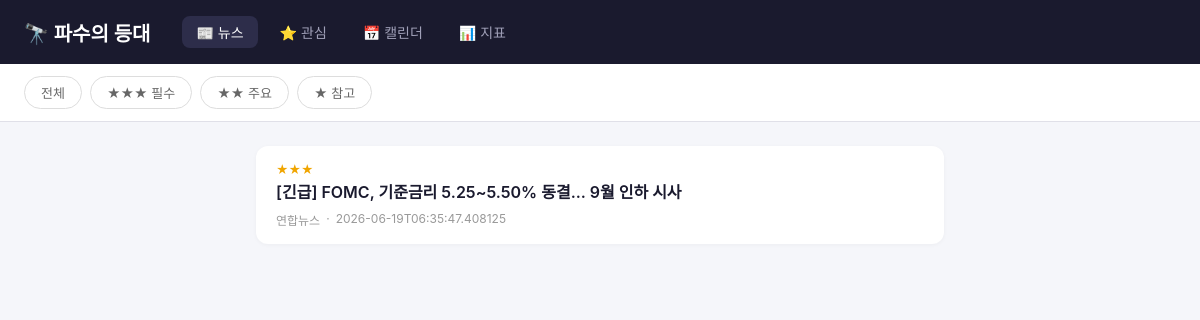
The page /?stars=3 on the database its author committed.
### tables this page shows
CREATE TABLE news (
                id INTEGER PRIMARY KEY AUTOINCREMENT,
                title TEXT NOT NULL,
                link TEXT UNIQUE,
                source TEXT,
                published_at TIMESTAMP,
                crawled_at TIMESTAMP DEFAULT CURRENT_TIMESTAMP,
                importance INTEGER DEFAULT 0,
                stars INTEGER DEFAULT 0,
                category TEXT
            );

### app.py (the view)
@app.route('/')
def index():
    stars = request.args.get('stars', 'all')
    ticker = request.args.get('ticker', '')
    db = get_db()
    query = 'SELECT * FROM news WHERE 1=1'
    params = []
    if stars != 'all':
        query += ' AND stars = ?'
        params.append(int(stars))
    if ticker:
        query += ' AND (title LIKE ? OR title LIKE ?)'
        params.extend([f'%{ticker}%', f'%{get_name(ticker)}%'])
    query += ' ORDER BY stars DESC, published_at DESC LIMIT 50'
    news_list = db.execute(query, params).fetchall()
    db.close()
    return render_template('index.html', news_list=news_list, current_stars=stars)

### models.py (called while the page is built)
def get_db():
    conn = sqlite3.connect(DB_PATH)
    conn.row_factory = sqlite3.Row
    return conn

### templates/index.html (shortened to what this page needs)
<!DOCTYPE html>
<html lang="ko">
<head>
    <link rel="stylesheet" href="/static/style.css">
</head>
<body>
    <nav class="topbar">
        <h1>🔭 파수의 등대</h1>
        <div class="tabs">
            <a href="/" class="active">📰 뉴스</a>
            <a href="/watchlist">⭐ 관심</a>
            <a href="/calendar">📅 캘린더</a>
            <a href="/dashboard">📊 지표</a>
        </div>
    </nav>
    <div class="filter-bar">
        <a href="/" class="{% if current_stars == 'all' %}active{% endif %}">전체</a>
        <a href="/?stars=3">★★★ 필수</a>
        <a href="/?stars=2">★★ 주요</a>
        <a href="/?stars=1">★ 참고</a>
    </div>
    <main class="feed">
        {% if news_list %}
            {% for news in news_list %}
            <article class="card">
                <div class="card-stars">
                    {% for i in range(news.stars) %}★{% endfor %}
                </div>
                <a href="{{ news.link }}" target="_blank" class="card-title">{{ news.title }}</a>
                <div class="card-meta">
                    <span class="source">{{ news.source or '미상' }}</span>
                    <span>·</span>
                    <span class="time">{{ news.published_at or '' }}</span>
                </div>
            </article>
            {% endfor %}
        {% else %}
            <div class="empty">
                <p>📭 아직 수집된 뉴스가 없습니다.</p>
                <p>뉴스 수집기가 곧 첫 데이터를 가져올 예정입니다.</p>
            </div>
        {% endif %}
    </main>
</body>
</html>

### static/style.css (style rules this page uses)
* { margin: 0; padding: 0; box-sizing: border-box; }
body { font-family: -apple-system, 'Segoe UI', sans-serif; background: #f5f6fa; color: #1a1a2e; }
.topbar { background: #1a1a2e; color: white; padding: 16px 24px; display: flex; align-items: center; gap: 32px; }
.topbar h1 { font-size: 20px; }
.tabs { display: flex; gap: 8px; }
.tabs a { color: #a0a0b8; text-decoration: none; padding: 6px 14px; border-radius: 8px; font-size: 14px; transition: .2s; }
.tabs a.active, .tabs a:hover { background: #2d2d4a; color: white; }
.filter-bar { display: flex; gap: 8px; padding: 12px 24px; background: white; border-bottom: 1px solid #e0e0e8; }
.filter-bar a { text-decoration: none; padding: 6px 16px; border-radius: 20px; font-size: 13px; color: #666; border: 1px solid #ddd; transition: .2s; }
.feed { max-width: 720px; margin: 24px auto; padding: 0 16px; }
.card { background: white; border-radius: 12px; padding: 16px 20px; margin-bottom: 10px; box-shadow: 0 1px 4px rgba(0,0,0,0.04); transition: box-shadow .2s; }
.card-stars { font-size: 12px; color: #f0a500; margin-bottom: 4px; }
.card-title { font-size: 16px; font-weight: 600; color: #1a1a2e; text-decoration: none; line-height: 1.4; }
.card-meta { margin-top: 8px; font-size: 12px; color: #999; display: flex; gap: 6px; }

### rows shown on the page
news: title "[긴급] FOMC, 기준금리 5.25~5.50% 동결... 9월 인하 시사", source "연합뉴스", published_at "2026-06-19T06:35:47.408125"
